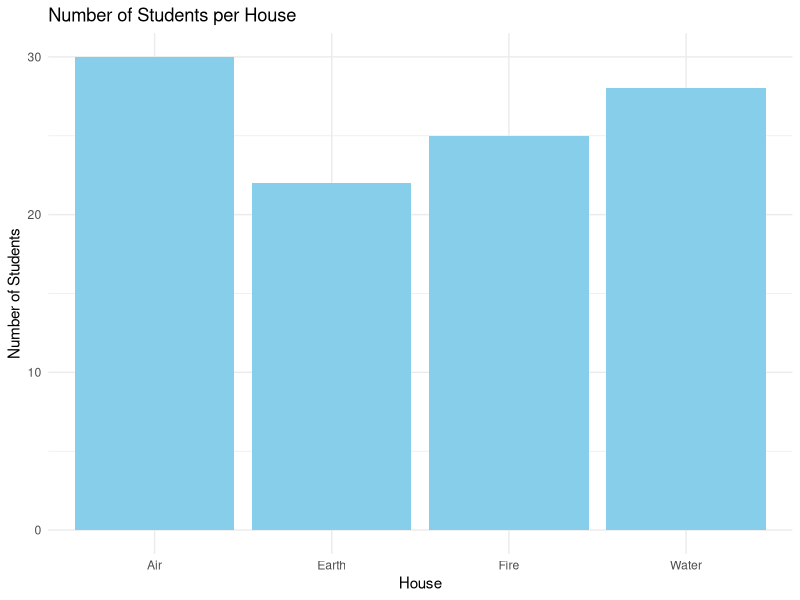

The R script that drew this image: (Note: this script raises an error after producing the figure.)
# 🔮 Day 2 - Spell 11: Bar Chart Champions

# 🎈 Activity: Category Comparison  
# 🏆 Category Champions: Which group wins the data competition?

# Load our visualization magic
library(ggplot2)
library(dplyr)

# Create magical school house data
house_data <- data.frame(
  house = c("Fire", "Water", "Earth", "Air"),
  students = c(25, 28, 22, 30),
  total_points = c(850, 920, 780, 895),
  quidditch_wins = c(8, 5, 3, 9),
  spell_competitions = c(12, 15, 18, 10)
)

print("🏰 Magic School House Data:")
print(house_data)

# Individual student achievements
student_achievements <- data.frame(
  student = c("Luna", "Max", "Zara", "Finn", "Nova", "Sage", "Rio", "Kai", "Sky", "Alex"),
  house = c("Fire", "Water", "Earth", "Air", "Fire", "Water", "Earth", "Air", "Fire", "Water"),
  badges_earned = c(8, 12, 15, 10, 9, 14, 18, 11, 7, 13),
  favorite_subject = c("Potions", "Charms", "Herbology", "Flying", "Defense", 
                      "Transfiguration", "Herbology", "Flying", "Potions", "Charms")
)

print("🎓 Student Achievement Data:")
print(student_achievements)

# 🎯 Challenge 1: Basic bar chart
print("\n1️⃣ Basic Bar Chart:")

# Number of students per house
student_count <- ggplot(house_data, aes(x = house, y = students)) +
  geom_bar(stat = "identity", fill = "skyblue") +
  labs(title = "Number of Students per House",
       x = "House", y = "Number of Students") +
  theme_minimal()

print(student_count)

# Your turn: Create a bar chart of total points per house
points_chart <- ggplot(house_data, aes(x = house, y = ...)) +
  geom_bar(stat = "identity", fill = "...") +
  labs(title = "... per House",
       x = "House", y = "...") +
  theme_minimal()

print(points_chart)

# 🎯 Challenge 2: Colorful bar charts
print("\n2️⃣ Colorful Bar Charts:")

# Color each house differently
colorful_houses <- ggplot(house_data, aes(x = house, y = students, fill = house)) +
  geom_bar(stat = "identity") +
  scale_fill_manual(values = c("Fire" = "red", "Water" = "blue", 
                              "Earth" = "brown", "Air" = "lightgray")) +
  labs(title = "Students per House (House Colors)",
       x = "House", y = "Number of Students") +
  theme_minimal() +
  theme(legend.position = "none")  # Hide legend since colors match names

print(colorful_houses)

# Quidditch wins with custom colors
quidditch_chart <- ggplot(house_data, aes(x = house, y = quidditch_wins, fill = house)) +
  geom_bar(stat = "identity") +
  scale_fill_manual(values = c("Fire" = "orange", "Water" = "cyan", 
                              "Earth" = "darkgreen", "Air" = "purple")) +
  labs(title = "Quidditch Wins by House",
       x = "House", y = "Quidditch Wins") +
  theme_minimal() +
  theme(legend.position = "none")

print(quidditch_chart)

# 🎯 Challenge 3: Grouped bar charts
print("\n3️⃣ Grouped Bar Charts:")

# Reshape data for grouped comparison
library(tidyr)
house_long <- house_data %>%
  select(house, quidditch_wins, spell_competitions) %>%
  pivot_longer(cols = c(quidditch_wins, spell_competitions),
               names_to = "competition_type", 
               values_to = "wins")

print("Reshaped data for grouping:")
print(house_long)

grouped_bars <- ggplot(house_long, aes(x = house, y = wins, fill = competition_type)) +
  geom_bar(stat = "identity", position = "dodge") +
  scale_fill_manual(values = c("quidditch_wins" = "gold", "spell_competitions" = "purple")) +
  labs(title = "House Performance: Quidditch vs Spell Competitions",
       x = "House", y = "Number of Wins", fill = "Competition Type") +
  theme_minimal()

print(grouped_bars)

# 🎯 Challenge 4: Student-level bar charts
print("\n4️⃣ Student-Level Bar Charts:")

# Individual student badges
badges_chart <- ggplot(student_achievements, aes(x = student, y = badges_earned, fill = house)) +
  geom_bar(stat = "identity") +
  scale_fill_manual(values = c("Fire" = "red", "Water" = "blue", 
                              "Earth" = "brown", "Air" = "lightgray")) +
  labs(title = "Badges Earned by Each Student",
       x = "Student", y = "Badges Earned", fill = "House") +
  theme_minimal() +
  theme(axis.text.x = element_text(angle = 45, hjust = 1))

print(badges_chart)

# Count students by favorite subject
subject_summary <- student_achievements %>%
  group_by(favorite_subject) %>%
  summarize(student_count = n())

subject_chart <- ggplot(subject_summary, aes(x = favorite_subject, y = student_count)) +
  geom_bar(stat = "identity", fill = "lightgreen") +
  labs(title = "Most Popular Subjects",
       x = "Subject", y = "Number of Students") +
  theme_minimal() +
  theme(axis.text.x = element_text(angle = 45, hjust = 1))

print(subject_chart)

# 🎯 Challenge 5: Horizontal bar charts
print("\n5️⃣ Horizontal Bar Charts:")

# Sometimes horizontal bars are easier to read
horizontal_points <- ggplot(house_data, aes(x = reorder(house, total_points), y = total_points)) +
  geom_bar(stat = "identity", fill = "coral") +
  coord_flip() +  # This makes it horizontal!
  labs(title = "House Points (Horizontal)",
       x = "House", y = "Total Points") +
  theme_minimal()

print(horizontal_points)

# Your turn: Create a horizontal bar chart for spell competitions
horizontal_spells <- ggplot(house_data, aes(x = reorder(house, ...), y = ...)) +
  geom_bar(stat = "identity", fill = "...") +
  coord_flip() +
  labs(title = "... (Horizontal)",
       x = "House", y = "...") +
  theme_minimal()

print(horizontal_spells)

# ✨ Advanced Challenge: Stacked bar charts
print("\n✨ Advanced Challenge - Stacked Bar Charts:")

# Create data showing how many badges each house earned in total
house_badges <- student_achievements %>%
  group_by(house) %>%
  summarize(total_badges = sum(badges_earned))

# Combine with original house data
house_complete <- house_data %>%
  left_join(house_badges, by = "house")

print("Complete house data:")
print(house_complete)

# Create a stacked bar showing different types of achievements
house_achievements <- house_complete %>%
  select(house, quidditch_wins, spell_competitions, total_badges) %>%
  pivot_longer(cols = c(quidditch_wins, spell_competitions, total_badges),
               names_to = "achievement_type", 
               values_to = "count")

stacked_chart <- ggplot(house_achievements, aes(x = house, y = count, fill = achievement_type)) +
  geom_bar(stat = "identity") +
  labs(title = "All House Achievements (Stacked)",
       x = "House", y = "Achievement Count", fill = "Achievement Type") +
  theme_minimal()

print(stacked_chart)

# 🎯 Your Championship Analysis:
print("\n🏆 Your Championship Analysis:")
print("Based on the bar charts, answer these questions:")
print("1. Which house has the most students?")
print("2. Which house has the highest total points?") 
print("3. Which house is best at Quidditch?")
print("4. Which house wins the most spell competitions?")
print("5. What's the most popular subject?")
print("6. If you had to declare an overall winner, which house would it be?")

# Calculate some summary statistics
print("\n📊 Quick Stats:")
print(paste("Highest scoring house:", house_data$house[which.max(house_data$total_points)]))
print(paste("Best at Quidditch:", house_data$house[which.max(house_data$quidditch_wins)]))
print(paste("Most spell competition wins:", house_data$house[which.max(house_data$spell_competitions)]))

# 💡 Memory Tip:
# - Bar charts compare CATEGORIES (groups)
# - geom_bar() creates bar charts
# - stat="identity" uses the actual values in your data
# - fill= colors the bars
# - coord_flip() makes bars horizontal
# - position="dodge" puts bars side by side
# - Use bar charts when you want to compare amounts between groups!